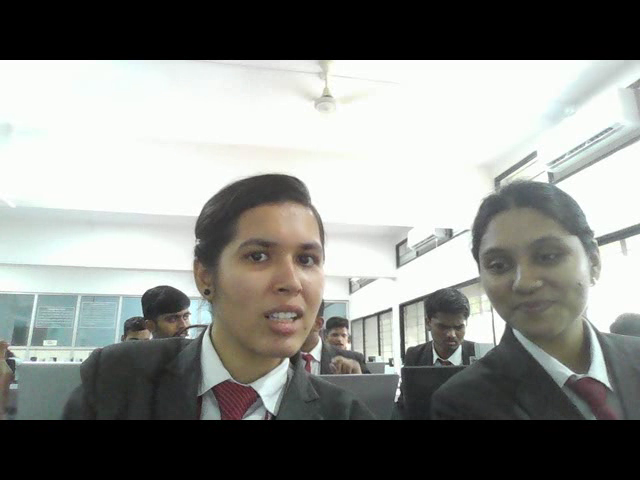
#> input picture frame 32 of COMPUTER_VISION/student_capture.mp4, 640 x 480 px, given in place of the camera
$ jupyter execute connecting_to_usb_camera_recording.ipynb
#> lines starting #> are read from the running program, lines starting #| are printed output that depends on the picture
[cell 1]
#put this all in one cell
import cv2
#connect to your computer's default camera
cap=cv2.VideoCapture(0)

[cell 2]
#automatically grAb the width and height from the video feed
#return float which we need to convert to integer for later on!)
width=int(cap.get(cv2.CAP_PROP_FRAME_WIDTH))
height=int(cap.get(cv2.CAP_PROP_FRAME_HEIGHT))

[cell 3]
while True:
    #captiure frame by frame
    ret,frame=cap.read()
#> frame is the input picture: shape (480, 640, 3); mean B, G, R 135.9, 139.4, 137.5
    #our operation on the frame come here
    gray=cv2.cvtColor(frame,cv2.COLOR_BGR2GRAY)
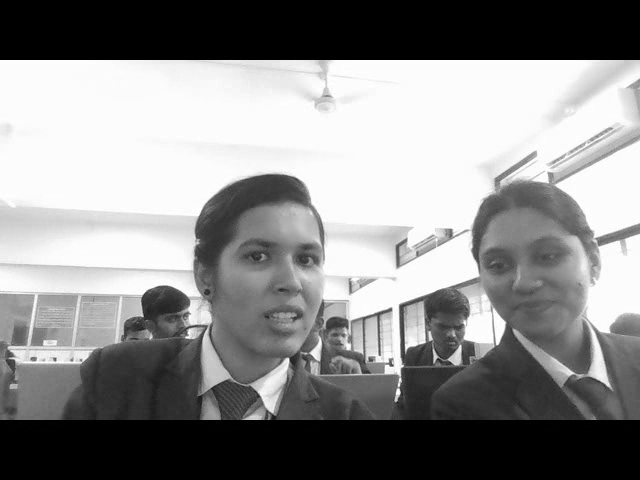
#> gray: shape (480, 640); min 0, max 255, mean 138.4

    #display the resulting frame#so here the frame is the upper frame only not any keyword
    cv2.imshow('frame',gray)

    #this command let's us quit with the "q" button on a keyboard
    #simply pressing X on the window wont work!

    if cv2.waitKey(1) & 0xFF ==ord('q'):
#> (key q is pressed here)
        break

#when everything done,release the capture and destroy and destroy the windows
cap.release()
cv2.destroyAllWindows()

[cell 4]
while True:
    #captiure frame by frame
    ret,frame=cap.read()
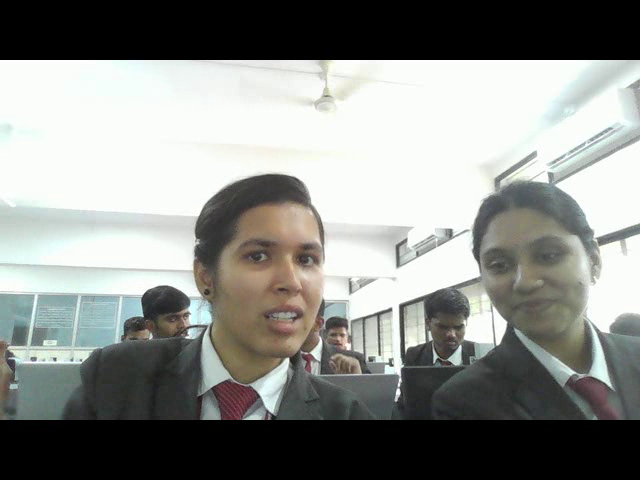
#> input picture frame 33 of COMPUTER_VISION/student_capture.mp4, 640 x 480 px, given in place of the camera
#> frame is the input picture: shape (480, 640, 3); mean B, G, R 135.9, 139.5, 137.4
    #our operation on the frame come here
   # gray=cv2.cvtColor(frame,cv2.COLOR_BGR2GRAY)

    #display the resulting frame#so here the frame is the upper frame only not any keyword
    cv2.imshow('frame',frame)

    #this command let's us quit with the "q" button on a keyboard
    #simply pressing X on the window wont work!

    if cv2.waitKey(1) & 0xFF ==ord('q'):
#> (key q is pressed here)
        break

#when everything done,release the capture and destroy and destroy the windows
cap.release()
cv2.destroyAllWindows()

[cell 5]
#put this all in one cell
import cv2
#connect to your computer's default camera
cap=cv2.VideoCapture(0)

#automatically grAb the width and height from the video feed
#return float which we need to convert to integer for later on!)
width=int(cap.get(cv2.CAP_PROP_FRAME_WIDTH))
height=int(cap.get(cv2.CAP_PROP_FRAME_HEIGHT))

#macos and linux: *'XVID'(macos users may want to try vidx as well as just in)
#windows: *'VIDX'
writer=cv2.VideoWriter('C:/6-computer_vision/student_capture.mp4',
                      cv2.VideoWriter_fourcc(*'XVID'),25,(width,height))
#here 25 is the frames in the videos


while True:
    #captiure frame by frame
    ret,frame=cap.read()

    #write the video
    writer.write(frame)


    #display the resulting frame
    #so here the frame is the upper frame only not any keyword
    cv2.imshow('frame',frame)

    #this command let's us quit with the "q" button on a keyboard
    #simply pressing X on the window wont work!

    if cv2.waitKey(1) & 0xFF ==ord('q'):
#> (key q is pressed here)

$ run again, starting later in the video
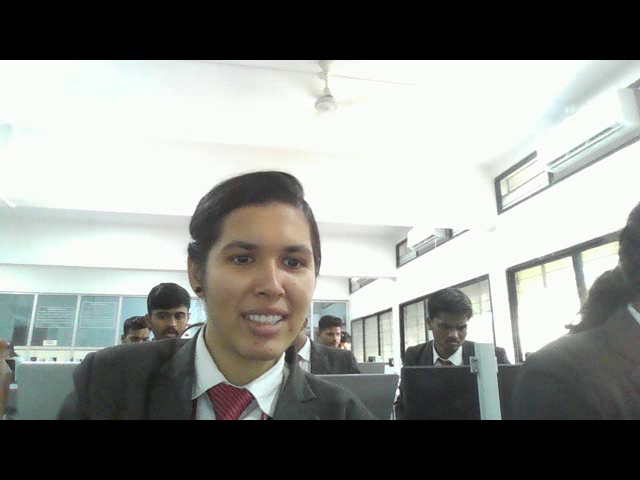
#> input picture frame 147 of COMPUTER_VISION/student_capture.mp4, 640 x 480 px, given in place of the camera
#> frame is the input picture: shape (480, 640, 3); mean B, G, R 139.9, 143.2, 141
#> `gray=cv2.cvtColor(frame,cv2.COLOR_BGR2GRAY)`:
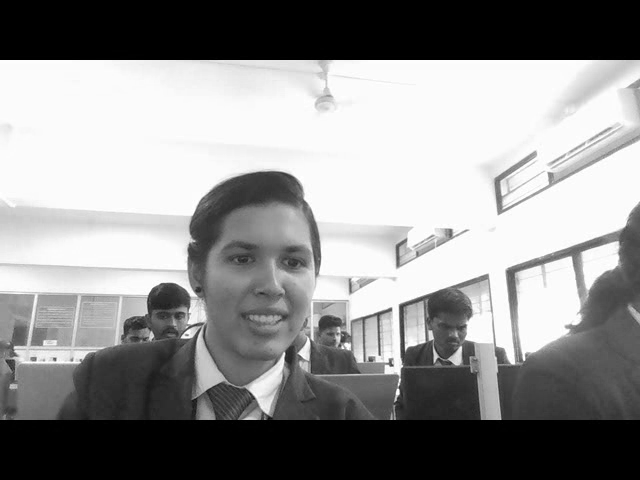
#> gray: shape (480, 640); min 0, max 255, mean 142.1

$ run again, starting later in the video
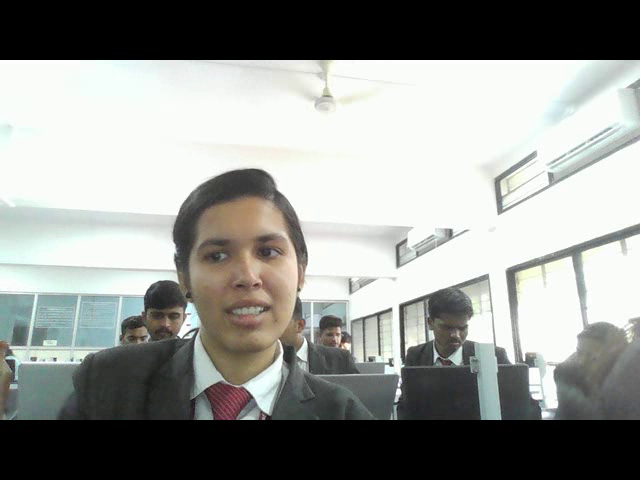
#> input picture frame 261 of COMPUTER_VISION/student_capture.mp4, 640 x 480 px, given in place of the camera
#> frame is the input picture: shape (480, 640, 3); mean B, G, R 144.7, 148.1, 145.9
#> `gray=cv2.cvtColor(frame,cv2.COLOR_BGR2GRAY)`:
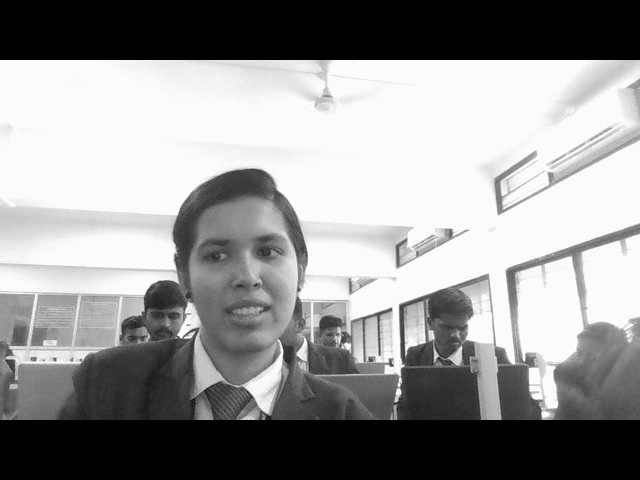
#> gray: shape (480, 640); min 0, max 255, mean 147
